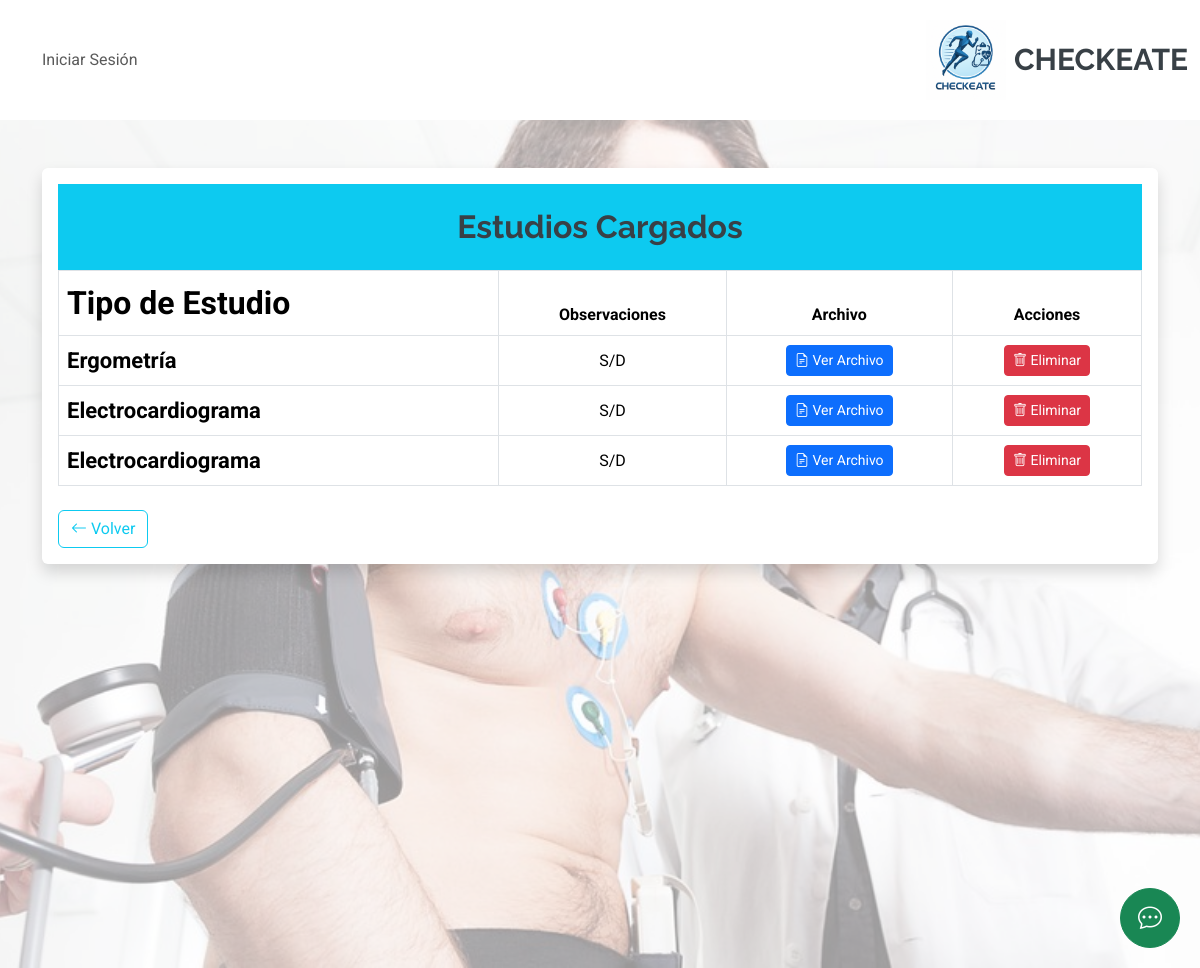
Screenshot of /registro-medico/ver_estudios/1/ with the database file from the repository.
### RegistroMedico/models.py (models this page shows, shortened)
class EstudiosMedico(models.Model):
    TIPO_ESTUDIO = [
        ('ORINA', 'Análisis de Orina'),
        ('ELECTRO', 'Electrocardiograma'),
        ('ERGOMETRIA', 'Ergometría'),
    ]
    idestudio = models.AutoField(primary_key=True)
    jugador = models.ForeignKey(Jugador, on_delete=models.CASCADE, related_name="estudios_medicos")
    tipo_estudio = models.CharField(max_length=20, choices=TIPO_ESTUDIO)
    archivo = models.FileField(upload_to='estudios/', null=True, blank=True)
    observaciones = models.CharField(max_length=200, null=True, blank=True)
    fecha_creacion = models.DateTimeField(default=now, editable=False)
    fecha_caducidad = models.DateField(default=default_fecha_caducidad)  # ✅ Nueva función
    class Meta:
        db_table = 'estudios_medicos'
        verbose_name = 'Estudio Médico'
        verbose_name_plural = 'Estudios Médicos'

### RegistroMedico/views.py (the view)
# urls.py: path('ver_estudios/<int:jugador_id>/', EstudiosMedicoListView.as_view(), name='ver_estudios'),
class EstudiosMedicoListView(ListView):
    model = EstudiosMedico
    template_name = 'registro_medico/estudios_list.html'
    context_object_name = 'estudios'
    def get_queryset(self):
        jugador_id = self.kwargs.get('jugador_id')
        return EstudiosMedico.objects.filter(jugador__id=jugador_id)

### RegistroMedico/templates/registro_medico/estudios_list.html (shortened to what this page needs)
{% extends 'core/base.html' %}
{% load static %}
{% load widget_tweaks %}
{% block content %}
<main class="px-3" style="position: relative; min-height: 100vh; width: 100%; margin: 0; padding: 0;">
    <div style="position: relative; z-index: 1;">
        <div class="container mt-5">
            <div class="table-responsive bg-white p-3 rounded shadow">
                <div class="card-header bg-info text-white text-center p-4 w-100">
                    <h2 class="mb-0 fw-bold">Estudios Cargados</h2>
                </div>
                <table class="table table-bordered align-middle">
                    <thead style="color: #00CFFF;">
                        <tr class="text-center">
                            <th scope="col">Tipo de Estudio</th>
                            <th scope="col">Observaciones</th>
                            <th scope="col">Archivo</th>
                            <th scope="col">Acciones</th>
                        </tr>
                    </thead>
                    <tbody>
                        {% for estudio in estudios %}
                        <tr class="text-center">
                            <td data-label="Tipo de Estudio" class="fw-bold">{{ estudio.get_tipo_estudio_display }}</td>
                            <td data-label="Observaciones">{{ estudio.observaciones|default_if_none:"S/D" }}</td>
                            <td data-label="Archivo">
                                {% if estudio.archivo %}
                                    <a href="{{ estudio.archivo.url }}" target="_blank" class="btn btn-primary btn-sm">
                                        <i class="bi bi-file-earmark-text"></i> Ver Archivo
                                    </a>
                                {% else %}
                                    <span class="text-muted">No disponible</span>
                                {% endif %}
                            </td>
                            <td data-label="Acciones">
                                <a href="{% url 'registroMedico:eliminar_estudio' estudio.pk %}" class="btn btn-danger btn-sm">
                                    <i class="bi bi-trash"></i> Eliminar
                                </a>
                            </td>
                        </tr>
                        {% empty %}
                        <tr>
                            <td colspan="4" class="text-center text-muted">No hay estudios cargados.</td>
                        </tr>
                        {% endfor %}
                    </tbody>
                </table>
                <div class="d-flex justify-content-between align-items-center mt-4">
                    <a href="{% url 'menu_jugador' %}" class="btn btn-outline-info">
                        <i class="bi bi-arrow-left"></i> Volver
                    </a>
                </div>
            </div>
        </div>
    </div>
</main>
{% endblock %}

### core/static/core/css/main.css (style rules this page uses)
:root { --default-font: "Roboto", system-ui, -apple-system, "Segoe UI", Roboto, "Helvetica Neue", Arial, "Noto Sans", "Liberation Sans", sans-serif, "Apple Color Emoji", "Segoe UI Emoji", "Segoe UI Symbol", "Noto Color Emoji"; --heading-font: "Raleway", sans-serif; --nav-font: "Poppins", sans-serif; }
:root { --background-color: #ffffff; --default-color: #444444; --heading-color: #384046; --accent-color: #3498db; --surface-color: #ffffff; --contrast-color: #ffffff; }
:root { --nav-color: #444444; --nav-hover-color: #3498db; --nav-mobile-background-color: #ffffff; --nav-dropdown-background-color: #ffffff; --nav-dropdown-color: #444444; --nav-dropdown-hover-color: #3498db; }
:root { scroll-behavior: smooth; }
body { color: var(--default-color); background-color: var(--background-color); font-family: var(--default-font); }
a { color: var(--accent-color); text-decoration: none; transition: 0.3s; }
h1, h2, h3, h4, h5, h6 { color: var(--heading-color); font-family: var(--heading-font); }
table th:first-child { text-align: left; font-size: 2rem; }
table td:first-child { text-align: left; font-size: 22px; }

### rows the page displays
EstudiosMedico: tipo_estudio "Ergometría", observaciones "S/D"
EstudiosMedico: tipo_estudio "Electrocardiograma", observaciones "S/D"
EstudiosMedico: tipo_estudio "Electrocardiograma", observaciones "S/D"
